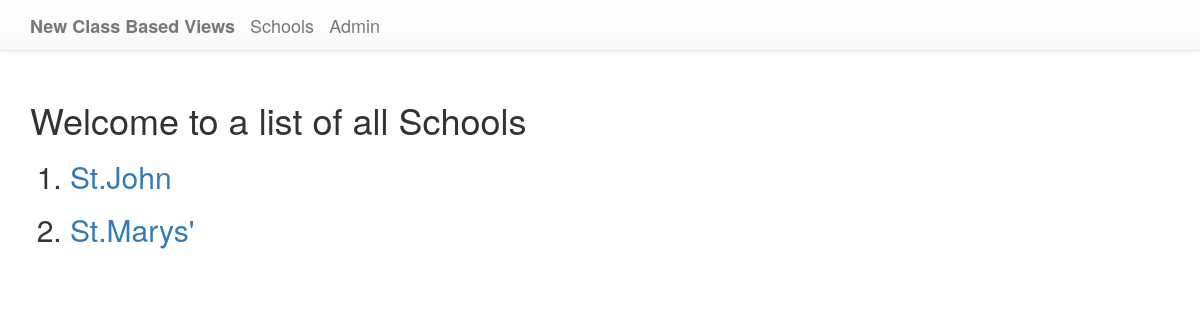
/first_app/school/, run on an earlier commit of the app's database.
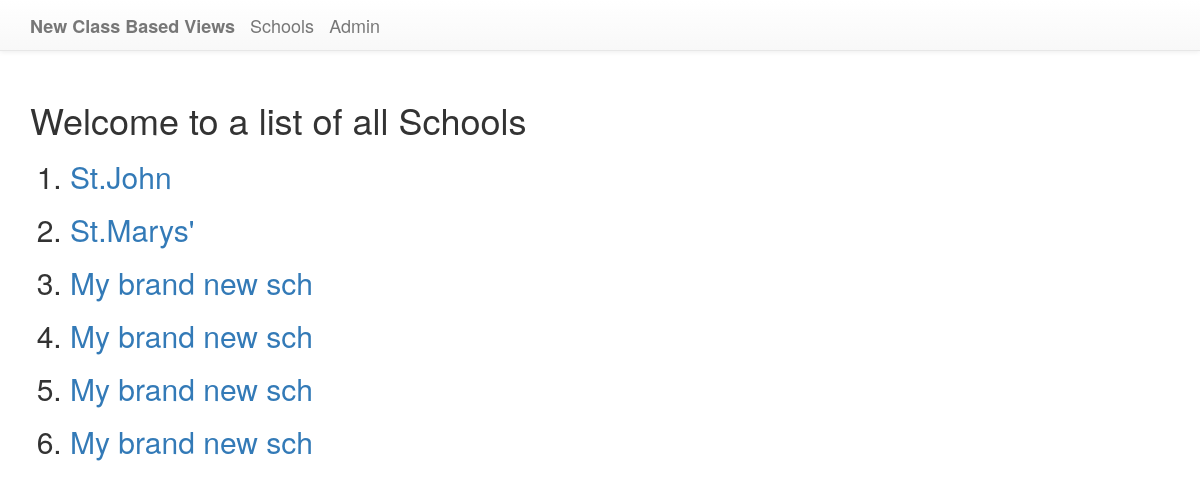
And on a later commit of the database.
### first_app/models.py (models this page shows, shortened)
class School(models.Model):
    name = models.CharField(max_length=254)
    principal = models.CharField(max_length=24)
    location = models.CharField(max_length=245)

### first_app/views.py (the view)
class SchoolListView(ListView):
    context_object_name = 'schools' #passing in the context name so it fetches for you all data you need
    model = models.School#telling it the model it deals with
    template_name = 'first_app/schoolList.html'#define the template it has to deal with

### first_app/templates/first_app/schoolList.html
{% extends 'first_app/first_appBase.html' %}
{% block  body_block %}
    <h1>Welcome to a list of all Schools</h1>
    <ol>
        {% for school in schools %}
        <h2>
            <li>
                <a href="{{ school.id }}"> {{ school.name }}</a>
            </li>
        </h2>
        {% endfor %}
    </ol>
{% endblock  %}

### first_app/templates/first_app/first_appBase.html (shortened to what this page needs)
<!DOCTYPE html>
<html>
    <head>
        <link rel="stylesheet" href="https://maxcdn.bootstrapcdn.com/bootstrap/3.3.7/css/bootstrap.min.css">
<link rel="stylesheet" href="https://maxcdn.bootstrapcdn.com/bootstrap/3.3.7/css/bootstrap-theme.min.css">
    </head>
    <body>
        <nav class="navbar navbar-default navbar-fixed-top">
      <div class="container">
        <div class="navbar-header">
          <a class="navbar-brand" href="#" style=""><b>New Class Based Views</b></a>
        </div>
        <div id="navbar" class="navbar-collapse collapse">
          <ul class="nav navbar-nav">
            <li class="myhover"><a class="nav navbar-brand" href="{% url 'firstapp:list' %}">Schools</a></li>
            <li><a  class="nav navbar-brand" href="{% url 'admin:index' %}">Admin</a></li>
        </div>
      </div>
    </nav>
    <br><br><br><br>
            <div class="container">
                {% block  body_block%}{% endblock  %}
            </div>
    </body>
</html>

What changed in the data, as far as the page shows it:
added School: name "My brand new sch"
added School: name "My brand new sch"
added School: name "My brand new sch"
added School: name "My brand new sch"
